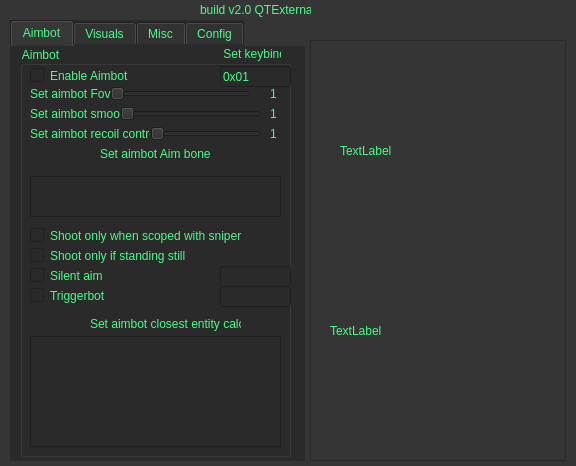
<?xml version="1.0" encoding="UTF-8"?>
<ui version="4.0">
 <class>Widget</class>
 <widget class="QWidget" name="Widget">
  <property name="geometry">
   <rect>
    <x>0</x>
    <y>0</y>
    <width>576</width>
    <height>466</height>
   </rect>
  </property>
  <property name="palette">
   <palette>
    <active>
     <colorrole role="WindowText">
      <brush brushstyle="SolidPattern">
       <color alpha="255">
        <red>69</red>
        <green>255</green>
        <blue>137</blue>
       </color>
      </brush>
     </colorrole>
     <colorrole role="Button">
      <brush brushstyle="SolidPattern">
       <color alpha="255">
        <red>53</red>
        <green>53</green>
        <blue>53</blue>
       </color>
      </brush>
     </colorrole>
     <colorrole role="Light">
      <brush brushstyle="SolidPattern">
       <color alpha="255">
        <red>27</red>
        <green>27</green>
        <blue>27</blue>
       </color>
      </brush>
     </colorrole>
     <colorrole role="Text">
      <brush brushstyle="SolidPattern">
       <color alpha="255">
        <red>69</red>
        <green>255</green>
        <blue>137</blue>
       </color>
      </brush>
     </colorrole>
     <colorrole role="BrightText">
      <brush brushstyle="SolidPattern">
       <color alpha="255">
        <red>38</red>
        <green>38</green>
        <blue>38</blue>
       </color>
      </brush>
     </colorrole>
     <colorrole role="ButtonText">
      <brush brushstyle="SolidPattern">
       <color alpha="255">
        <red>69</red>
        <green>255</green>
        <blue>137</blue>
       </color>
      </brush>
     </colorrole>
     <colorrole role="Base">
      <brush brushstyle="SolidPattern">
       <color alpha="255">
        <red>53</red>
        <green>53</green>
        <blue>53</blue>
       </color>
      </brush>
     </colorrole>
     <colorrole role="Window">
      <brush brushstyle="SolidPattern">
       <color alpha="255">
        <red>53</red>
        <green>53</green>
        <blue>53</blue>
       </color>
      </brush>
     </colorrole>
     <colorrole role="HighlightedText">
      <brush brushstyle="SolidPattern">
       <color alpha="255">
        <red>255</red>
        <green>255</green>
        <blue>255</blue>
       </color>
      </brush>
     </colorrole>
     <colorrole role="AlternateBase">
      <brush brushstyle="SolidPattern">
       <color alpha="255">
        <red>50</red>
        <green>50</green>
        <blue>50</blue>
       </color>
      </brush>
     </colorrole>
     <colorrole role="PlaceholderText">
      <brush brushstyle="NoBrush">
       <color alpha="128">
        <red>69</red>
        <green>255</green>
        <blue>137</blue>
       </color>
      </brush>
     </colorrole>
    </active>
    <inactive>
     <colorrole role="WindowText">
      <brush brushstyle="SolidPattern">
       <color alpha="255">
        <red>69</red>
        <green>255</green>
        <blue>137</blue>
       </color>
      </brush>
     </colorrole>
     <colorrole role="Button">
      <brush brushstyle="SolidPattern">
       <color alpha="255">
        <red>53</red>
        <green>53</green>
        <blue>53</blue>
       </color>
      </brush>
     </colorrole>
     <colorrole role="Light">
      <brush brushstyle="SolidPattern">
       <color alpha="255">
        <red>27</red>
        <green>27</green>
        <blue>27</blue>
       </color>
      </brush>
     </colorrole>
     <colorrole role="Text">
      <brush brushstyle="SolidPattern">
       <color alpha="255">
        <red>69</red>
        <green>255</green>
        <blue>137</blue>
       </color>
      </brush>
     </colorrole>
     <colorrole role="BrightText">
      <brush brushstyle="SolidPattern">
       <color alpha="255">
        <red>38</red>
        <green>38</green>
        <blue>38</blue>
       </color>
      </brush>
     </colorrole>
     <colorrole role="ButtonText">
      <brush brushstyle="SolidPattern">
       <color alpha="255">
        <red>69</red>
        <green>255</green>
        <blue>137</blue>
       </color>
      </brush>
     </colorrole>
     <colorrole role="Base">
      <brush brushstyle="SolidPattern">
       <color alpha="255">
        <red>53</red>
        <green>53</green>
        <blue>53</blue>
       </color>
      </brush>
     </colorrole>
     <colorrole role="Window">
      <brush brushstyle="SolidPattern">
       <color alpha="255">
        <red>53</red>
        <green>53</green>
        <blue>53</blue>
       </color>
      </brush>
     </colorrole>
     <colorrole role="HighlightedText">
      <brush brushstyle="SolidPattern">
       <color alpha="255">
        <red>255</red>
        <green>255</green>
        <blue>255</blue>
       </color>
      </brush>
     </colorrole>
     <colorrole role="AlternateBase">
      <brush brushstyle="SolidPattern">
       <color alpha="255">
        <red>50</red>
        <green>50</green>
        <blue>50</blue>
       </color>
      </brush>
     </colorrole>
     <colorrole role="PlaceholderText">
      <brush brushstyle="NoBrush">
       <color alpha="128">
        <red>69</red>
        <green>255</green>
        <blue>137</blue>
       </color>
      </brush>
     </colorrole>
    </inactive>
    <disabled>
     <colorrole role="WindowText">
      <brush brushstyle="SolidPattern">
       <color alpha="255">
        <red>69</red>
        <green>255</green>
        <blue>137</blue>
       </color>
      </brush>
     </colorrole>
     <colorrole role="Button">
      <brush brushstyle="SolidPattern">
       <color alpha="255">
        <red>53</red>
        <green>53</green>
        <blue>53</blue>
       </color>
      </brush>
     </colorrole>
     <colorrole role="Light">
      <brush brushstyle="SolidPattern">
       <color alpha="255">
        <red>27</red>
        <green>27</green>
        <blue>27</blue>
       </color>
      </brush>
     </colorrole>
     <colorrole role="Text">
      <brush brushstyle="SolidPattern">
       <color alpha="255">
        <red>69</red>
        <green>255</green>
        <blue>137</blue>
       </color>
      </brush>
     </colorrole>
     <colorrole role="BrightText">
      <brush brushstyle="SolidPattern">
       <color alpha="255">
        <red>38</red>
        <green>38</green>
        <blue>38</blue>
       </color>
      </brush>
     </colorrole>
     <colorrole role="ButtonText">
      <brush brushstyle="SolidPattern">
       <color alpha="255">
        <red>69</red>
        <green>255</green>
        <blue>137</blue>
       </color>
      </brush>
     </colorrole>
     <colorrole role="Base">
      <brush brushstyle="SolidPattern">
       <color alpha="255">
        <red>53</red>
        <green>53</green>
        <blue>53</blue>
       </color>
      </brush>
     </colorrole>
     <colorrole role="Window">
      <brush brushstyle="SolidPattern">
       <color alpha="255">
        <red>53</red>
        <green>53</green>
        <blue>53</blue>
       </color>
      </brush>
     </colorrole>
     <colorrole role="HighlightedText">
      <brush brushstyle="SolidPattern">
       <color alpha="255">
        <red>255</red>
        <green>255</green>
        <blue>255</blue>
       </color>
      </brush>
     </colorrole>
     <colorrole role="AlternateBase">
      <brush brushstyle="SolidPattern">
       <color alpha="255">
        <red>50</red>
        <green>50</green>
        <blue>50</blue>
       </color>
      </brush>
     </colorrole>
     <colorrole role="PlaceholderText">
      <brush brushstyle="NoBrush">
       <color alpha="128">
        <red>69</red>
        <green>255</green>
        <blue>137</blue>
       </color>
      </brush>
     </colorrole>
    </disabled>
   </palette>
  </property>
  <property name="windowTitle">
   <string>[0x86]</string>
  </property>
  <property name="windowOpacity">
   <double>1.000000000000000</double>
  </property>
  <property name="styleSheet">
   <string notr="true">background-color: rgba(53, 53, 53, 255);
color: rgb(69, 255, 137);
</string>
  </property>
  <widget class="QLabel" name="cheatname">
   <property name="geometry">
    <rect>
     <x>200</x>
     <y>0</y>
     <width>111</width>
     <height>20</height>
    </rect>
   </property>
   <property name="text">
    <string>build v2.0 QTExternal</string>
   </property>
  </widget>
  <widget class="QTabWidget" name="tabWidget">
   <property name="geometry">
    <rect>
     <x>10</x>
     <y>20</y>
     <width>295</width>
     <height>441</height>
    </rect>
   </property>
   <property name="styleSheet">
    <string notr="true">background-color: rgb(42, 42, 42);
selection-background-color: rgb(30, 30, 30);
selection-color: rgb(29, 29, 29);
border-color: rgb(24, 24, 24);
alternate-background-color: rgb(38, 38, 38);</string>
   </property>
   <property name="tabShape">
    <enum>QTabWidget::Rounded</enum>
   </property>
   <property name="currentIndex">
    <number>0</number>
   </property>
   <widget class="QWidget" name="Aimbot">
    <attribute name="title">
     <string>Aimbot</string>
    </attribute>
    <widget class="QGroupBox" name="AimbotBox">
     <property name="enabled">
      <bool>true</bool>
     </property>
     <property name="geometry">
      <rect>
       <x>10</x>
       <y>0</y>
       <width>271</width>
       <height>411</height>
      </rect>
     </property>
     <property name="styleSheet">
      <string notr="true">border-color: rgb(255, 214, 110);</string>
     </property>
     <property name="title">
      <string>Aimbot</string>
     </property>
     <widget class="QCheckBox" name="aim_enable">
      <property name="geometry">
       <rect>
        <x>10</x>
        <y>20</y>
        <width>121</width>
        <height>19</height>
       </rect>
      </property>
      <property name="text">
       <string>Enable Aimbot</string>
      </property>
     </widget>
     <widget class="QSlider" name="horizontalSlider">
      <property name="geometry">
       <rect>
        <x>90</x>
        <y>40</y>
        <width>141</width>
        <height>16</height>
       </rect>
      </property>
      <property name="minimum">
       <number>1</number>
      </property>
      <property name="maximum">
       <number>40</number>
      </property>
      <property name="orientation">
       <enum>Qt::Horizontal</enum>
      </property>
     </widget>
     <widget class="QLabel" name="label_2">
      <property name="geometry">
       <rect>
        <x>10</x>
        <y>40</y>
        <width>81</width>
        <height>16</height>
       </rect>
      </property>
      <property name="text">
       <string>Set aimbot Fov</string>
      </property>
     </widget>
     <widget class="QLabel" name="fov_val">
      <property name="geometry">
       <rect>
        <x>250</x>
        <y>40</y>
        <width>16</width>
        <height>16</height>
       </rect>
      </property>
      <property name="text">
       <string>1</string>
      </property>
     </widget>
     <widget class="QLabel" name="label_3">
      <property name="geometry">
       <rect>
        <x>80</x>
        <y>100</y>
        <width>111</width>
        <height>16</height>
       </rect>
      </property>
      <property name="text">
       <string>Set aimbot Aim bones</string>
      </property>
     </widget>
     <widget class="QListWidget" name="aimBonesList">
      <property name="geometry">
       <rect>
        <x>10</x>
        <y>130</y>
        <width>251</width>
        <height>41</height>
       </rect>
      </property>
     </widget>
     <widget class="QCheckBox" name="silent_enable">
      <property name="geometry">
       <rect>
        <x>10</x>
        <y>220</y>
        <width>121</width>
        <height>19</height>
       </rect>
      </property>
      <property name="text">
       <string>Silent aim</string>
      </property>
     </widget>
     <widget class="QCheckBox" name="silent_enable_2">
      <property name="geometry">
       <rect>
        <x>10</x>
        <y>180</y>
        <width>211</width>
        <height>19</height>
       </rect>
      </property>
      <property name="text">
       <string>Shoot only when scoped with snipers</string>
      </property>
     </widget>
     <widget class="QCheckBox" name="silent_enable_3">
      <property name="geometry">
       <rect>
        <x>10</x>
        <y>200</y>
        <width>211</width>
        <height>19</height>
       </rect>
      </property>
      <property name="text">
       <string>Shoot only if standing still</string>
      </property>
     </widget>
     <widget class="QLabel" name="label_4">
      <property name="geometry">
       <rect>
        <x>10</x>
        <y>60</y>
        <width>91</width>
        <height>16</height>
       </rect>
      </property>
      <property name="text">
       <string>Set aimbot smooth</string>
      </property>
     </widget>
     <widget class="QSlider" name="smoth_slider">
      <property name="geometry">
       <rect>
        <x>100</x>
        <y>60</y>
        <width>141</width>
        <height>16</height>
       </rect>
      </property>
      <property name="minimum">
       <number>1</number>
      </property>
      <property name="maximum">
       <number>100</number>
      </property>
      <property name="orientation">
       <enum>Qt::Horizontal</enum>
      </property>
     </widget>
     <widget class="QLabel" name="smooth_val">
      <property name="geometry">
       <rect>
        <x>250</x>
        <y>60</y>
        <width>16</width>
        <height>16</height>
       </rect>
      </property>
      <property name="text">
       <string>1</string>
      </property>
     </widget>
     <widget class="QCheckBox" name="silent_enable_4">
      <property name="geometry">
       <rect>
        <x>10</x>
        <y>240</y>
        <width>121</width>
        <height>19</height>
       </rect>
      </property>
      <property name="text">
       <string>Triggerbot</string>
      </property>
     </widget>
     <widget class="QLabel" name="label_5">
      <property name="geometry">
       <rect>
        <x>70</x>
        <y>270</y>
        <width>151</width>
        <height>16</height>
       </rect>
      </property>
      <property name="text">
       <string>Set aimbot closest entity calc</string>
      </property>
     </widget>
     <widget class="QListWidget" name="aimbot_calc">
      <property name="geometry">
       <rect>
        <x>10</x>
        <y>290</y>
        <width>251</width>
        <height>111</height>
       </rect>
      </property>
     </widget>
     <widget class="QLineEdit" name="aimkey_set">
      <property name="geometry">
       <rect>
        <x>200</x>
        <y>20</y>
        <width>71</width>
        <height>21</height>
       </rect>
      </property>
      <property name="inputMask">
       <string/>
      </property>
      <property name="text">
       <string>0x01</string>
      </property>
     </widget>
     <widget class="QLineEdit" name="lineEdit_5">
      <property name="geometry">
       <rect>
        <x>200</x>
        <y>240</y>
        <width>71</width>
        <height>21</height>
       </rect>
      </property>
     </widget>
     <widget class="QLineEdit" name="lineEdit_7">
      <property name="geometry">
       <rect>
        <x>200</x>
        <y>220</y>
        <width>71</width>
        <height>21</height>
       </rect>
      </property>
     </widget>
     <widget class="QLabel" name="label_6">
      <property name="geometry">
       <rect>
        <x>200</x>
        <y>0</y>
        <width>61</width>
        <height>16</height>
       </rect>
      </property>
      <property name="text">
       <string> Set keybind: </string>
      </property>
     </widget>
     <widget class="QLabel" name="label_8">
      <property name="geometry">
       <rect>
        <x>10</x>
        <y>80</y>
        <width>121</width>
        <height>16</height>
       </rect>
      </property>
      <property name="styleSheet">
       <string notr="true">border-color: qlineargradient(spread:pad, x1:0, y1:1, x2:0, y2:0, stop:0 rgba(0, 0, 0, 255), stop:0.05 rgba(14, 8, 73, 255), stop:0.36 rgba(28, 17, 145, 255), stop:0.6 rgba(126, 14, 81, 255), stop:0.75 rgba(234, 11, 11, 255), stop:0.79 rgba(244, 70, 5, 255), stop:0.86 rgba(255, 136, 0, 255), stop:0.935 rgba(239, 236, 55, 255));</string>
      </property>
      <property name="text">
       <string>Set aimbot recoil control</string>
      </property>
     </widget>
     <widget class="QSlider" name="recoil_slider">
      <property name="geometry">
       <rect>
        <x>130</x>
        <y>80</y>
        <width>111</width>
        <height>16</height>
       </rect>
      </property>
      <property name="minimum">
       <number>1</number>
      </property>
      <property name="maximum">
       <number>100</number>
      </property>
      <property name="orientation">
       <enum>Qt::Horizontal</enum>
      </property>
     </widget>
     <widget class="QLabel" name="recoil_val">
      <property name="geometry">
       <rect>
        <x>250</x>
        <y>80</y>
        <width>16</width>
        <height>16</height>
       </rect>
      </property>
      <property name="text">
       <string>1</string>
      </property>
     </widget>
    </widget>
   </widget>
   <widget class="QWidget" name="Visuals">
    <attribute name="title">
     <string>Visuals</string>
    </attribute>
    <widget class="QGroupBox" name="VisualBox">
     <property name="geometry">
      <rect>
       <x>10</x>
       <y>0</y>
       <width>271</width>
       <height>411</height>
      </rect>
     </property>
     <property name="styleSheet">
      <string notr="true">color: rgb(69, 255, 137);
</string>
     </property>
     <property name="title">
      <string>Visuals</string>
     </property>
     <widget class="QCheckBox" name="glow_enable">
      <property name="geometry">
       <rect>
        <x>10</x>
        <y>20</y>
        <width>121</width>
        <height>19</height>
       </rect>
      </property>
      <property name="text">
       <string>Master enable glow</string>
      </property>
     </widget>
     <widget class="QCheckBox" name="chams_enable">
      <property name="geometry">
       <rect>
        <x>10</x>
        <y>120</y>
        <width>121</width>
        <height>19</height>
       </rect>
      </property>
      <property name="text">
       <string>Enable Chams</string>
      </property>
     </widget>
     <widget class="QCheckBox" name="health_glow">
      <property name="geometry">
       <rect>
        <x>10</x>
        <y>100</y>
        <width>131</width>
        <height>19</height>
       </rect>
      </property>
      <property name="text">
       <string>Glow shows health</string>
      </property>
     </widget>
     <widget class="QCheckBox" name="team_glow">
      <property name="geometry">
       <rect>
        <x>10</x>
        <y>40</y>
        <width>101</width>
        <height>19</height>
       </rect>
      </property>
      <property name="text">
       <string>Set team glow</string>
      </property>
     </widget>
     <widget class="QPushButton" name="TEAMCOL">
      <property name="enabled">
       <bool>false</bool>
      </property>
      <property name="geometry">
       <rect>
        <x>250</x>
        <y>40</y>
        <width>16</width>
        <height>16</height>
       </rect>
      </property>
      <property name="styleSheet">
       <string notr="true">background-color: rgb(0, 17, 255);
border-radius: 10px;
border-width: 5px;
</string>
      </property>
      <property name="text">
       <string/>
      </property>
     </widget>
     <widget class="QCheckBox" name="enemy__glow">
      <property name="geometry">
       <rect>
        <x>10</x>
        <y>60</y>
        <width>101</width>
        <height>19</height>
       </rect>
      </property>
      <property name="text">
       <string>Set enemy glow</string>
      </property>
     </widget>
     <widget class="QPushButton" name="ENEMYCOL">
      <property name="enabled">
       <bool>false</bool>
      </property>
      <property name="geometry">
       <rect>
        <x>250</x>
        <y>60</y>
        <width>16</width>
        <height>16</height>
       </rect>
      </property>
      <property name="styleSheet">
       <string notr="true">background-color: rgb(255, 0, 0);
border-radius: 10px;
border-width: 5px;

</string>
      </property>
      <property name="text">
       <string/>
      </property>
     </widget>
     <widget class="QLabel" name="label_11">
      <property name="geometry">
       <rect>
        <x>10</x>
        <y>80</y>
        <width>111</width>
        <height>21</height>
       </rect>
      </property>
      <property name="text">
       <string>Set glow alpha</string>
      </property>
     </widget>
     <widget class="QDoubleSpinBox" name="glowAlpha">
      <property name="geometry">
       <rect>
        <x>200</x>
        <y>80</y>
        <width>61</width>
        <height>21</height>
       </rect>
      </property>
      <property name="minimum">
       <double>1.000000000000000</double>
      </property>
      <property name="maximum">
       <double>255.000000000000000</double>
      </property>
      <property name="singleStep">
       <double>0.100000000000000</double>
      </property>
     </widget>
     <widget class="QSlider" name="chams_bright_slider">
      <property name="geometry">
       <rect>
        <x>10</x>
        <y>160</y>
        <width>251</width>
        <height>16</height>
       </rect>
      </property>
      <property name="minimum">
       <number>1</number>
      </property>
      <property name="maximum">
       <number>100</number>
      </property>
      <property name="orientation">
       <enum>Qt::Horizontal</enum>
      </property>
     </widget>
     <widget class="QLabel" name="label_12">
      <property name="geometry">
       <rect>
        <x>10</x>
        <y>140</y>
        <width>121</width>
        <height>16</height>
       </rect>
      </property>
      <property name="text">
       <string>Set chams brightness</string>
      </property>
     </widget>
     <widget class="QCheckBox" name="team_chams">
      <property name="geometry">
       <rect>
        <x>10</x>
        <y>180</y>
        <width>131</width>
        <height>19</height>
       </rect>
      </property>
      <property name="text">
       <string>Set team chams color</string>
      </property>
     </widget>
     <widget class="QCheckBox" name="enemy_chams">
      <property name="geometry">
       <rect>
        <x>10</x>
        <y>200</y>
        <width>131</width>
        <height>19</height>
       </rect>
      </property>
      <property name="text">
       <string>Set enemy chams color</string>
      </property>
     </widget>
     <widget class="QPushButton" name="TEAMCHAMS">
      <property name="enabled">
       <bool>false</bool>
      </property>
      <property name="geometry">
       <rect>
        <x>250</x>
        <y>180</y>
        <width>16</width>
        <height>16</height>
       </rect>
      </property>
      <property name="styleSheet">
       <string notr="true">background-color: rgb(0, 251, 255);
border-radius: 10px;
border-width: 5px;</string>
      </property>
      <property name="text">
       <string/>
      </property>
     </widget>
     <widget class="QPushButton" name="ENEMYCHAMS">
      <property name="enabled">
       <bool>false</bool>
      </property>
      <property name="geometry">
       <rect>
        <x>250</x>
        <y>200</y>
        <width>16</width>
        <height>16</height>
       </rect>
      </property>
      <property name="styleSheet">
       <string notr="true">background-color: rgb(234, 255, 0);
border-radius: 10px;
border-width: 5px;

</string>
      </property>
      <property name="text">
       <string/>
      </property>
     </widget>
     <widget class="QGroupBox" name="groupBox">
      <property name="geometry">
       <rect>
        <x>0</x>
        <y>220</y>
        <width>271</width>
        <height>191</height>
       </rect>
      </property>
      <property name="title">
       <string>ESP</string>
      </property>
      <widget class="QCheckBox" name="esp_enable">
       <property name="geometry">
        <rect>
         <x>10</x>
         <y>20</y>
         <width>121</width>
         <height>19</height>
        </rect>
       </property>
       <property name="text">
        <string>Master enable ESP</string>
       </property>
      </widget>
      <widget class="QCheckBox" name="enable_boxes">
       <property name="geometry">
        <rect>
         <x>10</x>
         <y>40</y>
         <width>121</width>
         <height>19</height>
        </rect>
       </property>
       <property name="text">
        <string>Enable boxes</string>
       </property>
      </widget>
      <widget class="QCheckBox" name="esp_box_color">
       <property name="geometry">
        <rect>
         <x>10</x>
         <y>60</y>
         <width>121</width>
         <height>19</height>
        </rect>
       </property>
       <property name="text">
        <string>Set box color</string>
       </property>
      </widget>
      <widget class="QCheckBox" name="esp_name_weapon">
       <property name="geometry">
        <rect>
         <x>10</x>
         <y>100</y>
         <width>151</width>
         <height>19</height>
        </rect>
       </property>
       <property name="text">
        <string>Enable name and weapon</string>
       </property>
      </widget>
      <widget class="QCheckBox" name="esp_snaplines">
       <property name="geometry">
        <rect>
         <x>10</x>
         <y>140</y>
         <width>151</width>
         <height>19</height>
        </rect>
       </property>
       <property name="text">
        <string>Enable snaplines</string>
       </property>
      </widget>
      <widget class="QCheckBox" name="esp_snapline_color">
       <property name="geometry">
        <rect>
         <x>10</x>
         <y>80</y>
         <width>151</width>
         <height>19</height>
        </rect>
       </property>
       <property name="text">
        <string>Set snapline color</string>
       </property>
      </widget>
      <widget class="QCheckBox" name="esp_enable_13">
       <property name="geometry">
        <rect>
         <x>10</x>
         <y>160</y>
         <width>151</width>
         <height>19</height>
        </rect>
       </property>
       <property name="text">
        <string>Enable bone ESP</string>
       </property>
      </widget>
      <widget class="QPushButton" name="ESPCOL">
       <property name="enabled">
        <bool>false</bool>
       </property>
       <property name="geometry">
        <rect>
         <x>250</x>
         <y>60</y>
         <width>16</width>
         <height>16</height>
        </rect>
       </property>
       <property name="styleSheet">
        <string notr="true">background-color: rgb(100, 100, 255);
border-radius: 10px;
border-width: 5px;

</string>
       </property>
       <property name="text">
        <string/>
       </property>
      </widget>
      <widget class="QPushButton" name="SNAPCOL">
       <property name="enabled">
        <bool>false</bool>
       </property>
       <property name="geometry">
        <rect>
         <x>250</x>
         <y>80</y>
         <width>16</width>
         <height>16</height>
        </rect>
       </property>
       <property name="styleSheet">
        <string notr="true">background-color: rgb(69, 255, 137);
border-radius: 10px;
border-width: 5px;

</string>
       </property>
       <property name="text">
        <string/>
       </property>
      </widget>
      <widget class="QCheckBox" name="esp_health">
       <property name="geometry">
        <rect>
         <x>10</x>
         <y>120</y>
         <width>121</width>
         <height>19</height>
        </rect>
       </property>
       <property name="text">
        <string>ESPbox shows health</string>
       </property>
      </widget>
     </widget>
    </widget>
   </widget>
   <widget class="QWidget" name="Misc">
    <attribute name="title">
     <string>Misc</string>
    </attribute>
    <widget class="QGroupBox" name="MiscBox">
     <property name="geometry">
      <rect>
       <x>10</x>
       <y>0</y>
       <width>271</width>
       <height>411</height>
      </rect>
     </property>
     <property name="styleSheet">
      <string notr="true">color: rgb(69, 255, 137);</string>
     </property>
     <property name="title">
      <string>Misc</string>
     </property>
     <widget class="QCheckBox" name="bhop__enable">
      <property name="geometry">
       <rect>
        <x>10</x>
        <y>20</y>
        <width>121</width>
        <height>19</height>
       </rect>
      </property>
      <property name="text">
       <string>Enable Bunnyhop</string>
      </property>
     </widget>
     <widget class="QCheckBox" name="noflash_enable">
      <property name="geometry">
       <rect>
        <x>10</x>
        <y>40</y>
        <width>121</width>
        <height>19</height>
       </rect>
      </property>
      <property name="text">
       <string>Enable Noflash</string>
      </property>
     </widget>
     <widget class="QCheckBox" name="noflash_enable_2">
      <property name="geometry">
       <rect>
        <x>10</x>
        <y>60</y>
        <width>121</width>
        <height>19</height>
       </rect>
      </property>
      <property name="text">
       <string>Thirdperson</string>
      </property>
     </widget>
     <widget class="QCheckBox" name="noflash_enable_3">
      <property name="geometry">
       <rect>
        <x>10</x>
        <y>80</y>
        <width>121</width>
        <height>19</height>
       </rect>
      </property>
      <property name="text">
       <string>Fake lag</string>
      </property>
     </widget>
     <widget class="QLineEdit" name="lineEdit">
      <property name="geometry">
       <rect>
        <x>180</x>
        <y>60</y>
        <width>71</width>
        <height>21</height>
       </rect>
      </property>
     </widget>
     <widget class="QLineEdit" name="lineEdit_2">
      <property name="geometry">
       <rect>
        <x>180</x>
        <y>80</y>
        <width>71</width>
        <height>21</height>
       </rect>
      </property>
     </widget>
     <widget class="QCheckBox" name="nightmode_enable">
      <property name="geometry">
       <rect>
        <x>10</x>
        <y>100</y>
        <width>81</width>
        <height>19</height>
       </rect>
      </property>
      <property name="text">
       <string>Nightmode</string>
      </property>
     </widget>
     <widget class="QLineEdit" name="lineEdit_3">
      <property name="geometry">
       <rect>
        <x>180</x>
        <y>100</y>
        <width>71</width>
        <height>21</height>
       </rect>
      </property>
     </widget>
     <widget class="QLabel" name="label_7">
      <property name="geometry">
       <rect>
        <x>180</x>
        <y>0</y>
        <width>61</width>
        <height>16</height>
       </rect>
      </property>
      <property name="text">
       <string> Set keybind: </string>
      </property>
     </widget>
     <widget class="QLabel" name="label_9">
      <property name="geometry">
       <rect>
        <x>10</x>
        <y>130</y>
        <width>101</width>
        <height>16</height>
       </rect>
      </property>
      <property name="text">
       <string>Set max flash value</string>
      </property>
     </widget>
     <widget class="QLabel" name="label_10">
      <property name="geometry">
       <rect>
        <x>10</x>
        <y>150</y>
        <width>121</width>
        <height>16</height>
       </rect>
      </property>
      <property name="text">
       <string>Set nightmode darkness</string>
      </property>
     </widget>
     <widget class="QDoubleSpinBox" name="Flashvalue">
      <property name="geometry">
       <rect>
        <x>150</x>
        <y>130</y>
        <width>62</width>
        <height>21</height>
       </rect>
      </property>
     </widget>
     <widget class="QLabel" name="label_13">
      <property name="geometry">
       <rect>
        <x>10</x>
        <y>200</y>
        <width>91</width>
        <height>16</height>
       </rect>
      </property>
      <property name="text">
       <string>Set localplayer fov</string>
      </property>
     </widget>
     <widget class="QSlider" name="fov_slider">
      <property name="geometry">
       <rect>
        <x>10</x>
        <y>220</y>
        <width>191</width>
        <height>16</height>
       </rect>
      </property>
      <property name="minimum">
       <number>1</number>
      </property>
      <property name="maximum">
       <number>180</number>
      </property>
      <property name="value">
       <number>90</number>
      </property>
      <property name="orientation">
       <enum>Qt::Horizontal</enum>
      </property>
     </widget>
     <widget class="QLabel" name="player_fov_val">
      <property name="geometry">
       <rect>
        <x>210</x>
        <y>211</y>
        <width>31</width>
        <height>31</height>
       </rect>
      </property>
      <property name="text">
       <string>90</string>
      </property>
     </widget>
     <widget class="QSlider" name="nightmode_slider">
      <property name="geometry">
       <rect>
        <x>10</x>
        <y>180</y>
        <width>191</width>
        <height>16</height>
       </rect>
      </property>
      <property name="minimum">
       <number>0</number>
      </property>
      <property name="maximum">
       <number>100</number>
      </property>
      <property name="value">
       <number>1</number>
      </property>
      <property name="orientation">
       <enum>Qt::Horizontal</enum>
      </property>
     </widget>
     <widget class="QLabel" name="label_14">
      <property name="geometry">
       <rect>
        <x>10</x>
        <y>240</y>
        <width>121</width>
        <height>16</height>
       </rect>
      </property>
      <property name="text">
       <string>Set fakelag delay (ticks)</string>
      </property>
     </widget>
     <widget class="QSlider" name="fakelag_slider">
      <property name="geometry">
       <rect>
        <x>10</x>
        <y>260</y>
        <width>191</width>
        <height>16</height>
       </rect>
      </property>
      <property name="minimum">
       <number>0</number>
      </property>
      <property name="maximum">
       <number>15</number>
      </property>
      <property name="value">
       <number>0</number>
      </property>
      <property name="orientation">
       <enum>Qt::Horizontal</enum>
      </property>
     </widget>
     <widget class="QLabel" name="fakelag_val">
      <property name="geometry">
       <rect>
        <x>210</x>
        <y>250</y>
        <width>31</width>
        <height>31</height>
       </rect>
      </property>
      <property name="text">
       <string>0</string>
      </property>
     </widget>
     <widget class="QLabel" name="ent">
      <property name="geometry">
       <rect>
        <x>70</x>
        <y>310</y>
        <width>111</width>
        <height>71</height>
       </rect>
      </property>
      <property name="font">
       <font>
        <pointsize>26</pointsize>
       </font>
      </property>
      <property name="text">
       <string>0</string>
      </property>
     </widget>
    </widget>
   </widget>
   <widget class="QWidget" name="Config">
    <attribute name="title">
     <string>Config</string>
    </attribute>
   </widget>
  </widget>
  <widget class="QTableWidget" name="tableWidget">
   <property name="geometry">
    <rect>
     <x>310</x>
     <y>40</y>
     <width>256</width>
     <height>421</height>
    </rect>
   </property>
  </widget>
  <widget class="QLabel" name="TEST">
   <property name="geometry">
    <rect>
     <x>340</x>
     <y>70</y>
     <width>141</width>
     <height>161</height>
    </rect>
   </property>
   <property name="text">
    <string>TextLabel</string>
   </property>
  </widget>
  <widget class="QLabel" name="CURRENT_ENT">
   <property name="geometry">
    <rect>
     <x>330</x>
     <y>250</y>
     <width>141</width>
     <height>161</height>
    </rect>
   </property>
   <property name="text">
    <string>TextLabel</string>
   </property>
  </widget>
 </widget>
 <resources/>
 <connections/>
</ui>
